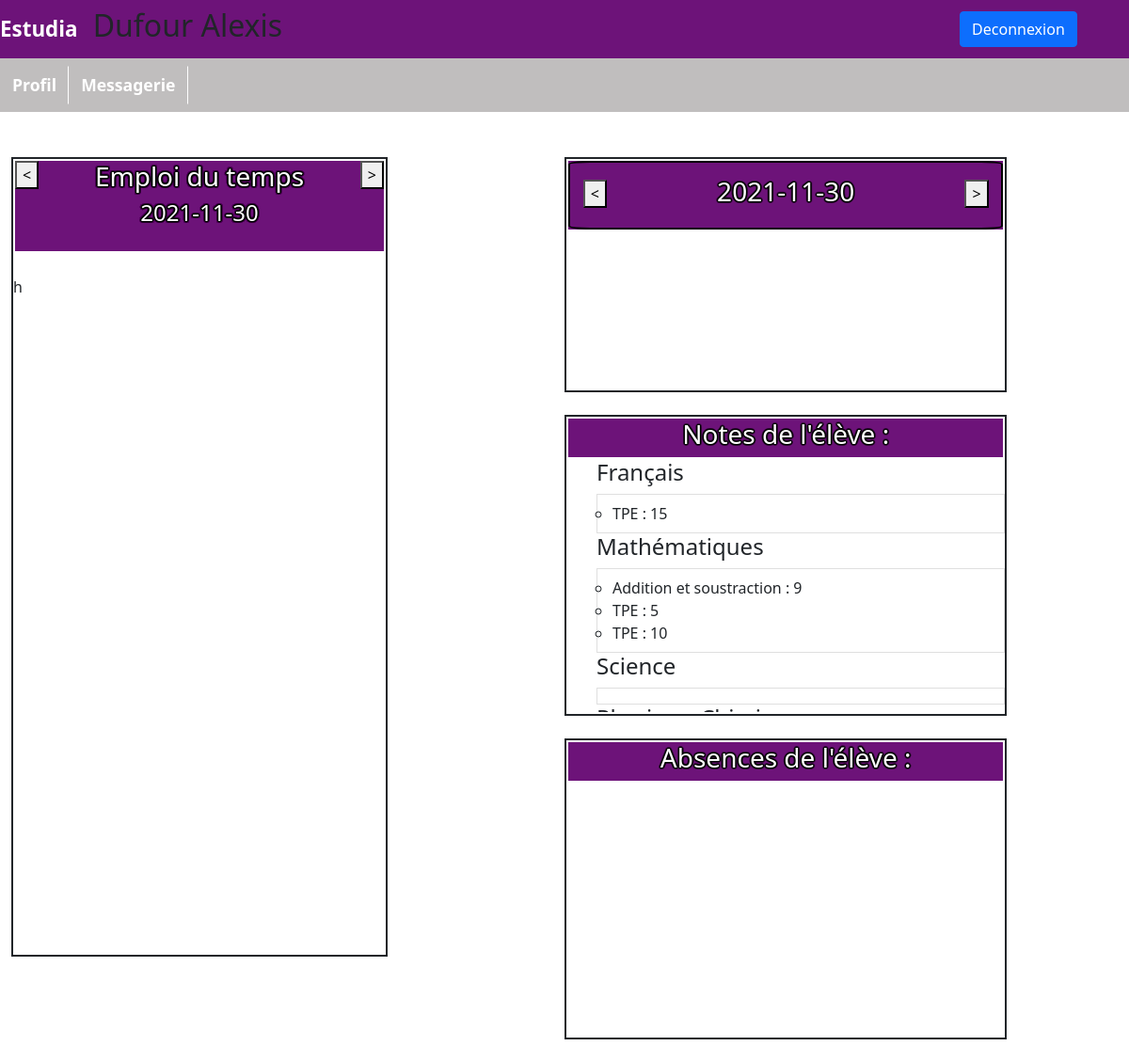
Page /pages/index.php (signed in) on the earlier database version.
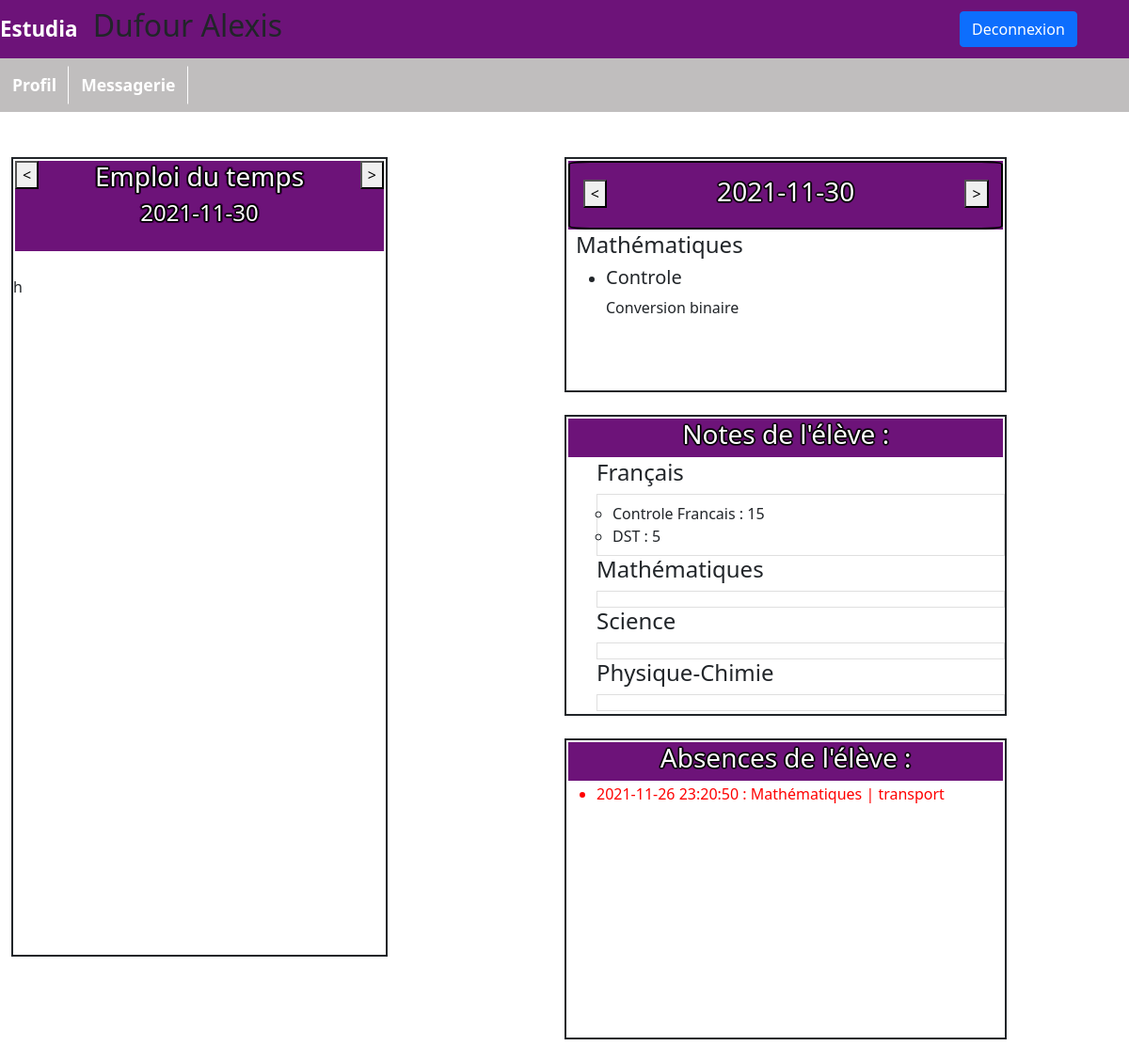
Same page on the later database version.
### tables this page shows
CREATE TABLE IF NOT EXISTS `matieres` (
  `idMatiere` int(11) NOT NULL AUTO_INCREMENT,
  `matiere` varchar(100) NOT NULL,
  PRIMARY KEY (`idMatiere`)
);

CREATE TABLE IF NOT EXISTS `notes` (
  `idNote` int(11) NOT NULL AUTO_INCREMENT,
  `idUtilisateur` int(11) NOT NULL,
  `idProf` int(11) NOT NULL,
  `Note` float NOT NULL,
  `idMatiere` int(11) NOT NULL,
  `idExamen` int(11) NOT NULL,
  `designation` varchar(255) NOT NULL,
  `NoteMax` int(2) NOT NULL DEFAULT '20',
  `Commentaire` text,
  PRIMARY KEY (`idNote`)
);

CREATE TABLE IF NOT EXISTS `devoirs` (
  `idDevoir` int(11) NOT NULL AUTO_INCREMENT,
  `idEtude` int(11) NOT NULL,
  `idProf` int(11) NOT NULL,
  `idMatiere` int(11) NOT NULL,
  `Titre` varchar(100) NOT NULL,
  `Info` text,
  `laDate` date NOT NULL,
  PRIMARY KEY (`idDevoir`)
);

CREATE TABLE IF NOT EXISTS `absence` (
  `idAbsence` int(11) NOT NULL AUTO_INCREMENT,
  `idUtilisateur` int(11) NOT NULL,
  `idEtude` int(11) NOT NULL,
  `idProf` int(11) NOT NULL,
  `idMatiere` int(11) NOT NULL,
  `laDate` datetime NOT NULL,
  `justification` varchar(100) NOT NULL,
  `verifJustification` varchar(3) NOT NULL,
  PRIMARY KEY (`idAbsence`)
);

### modeles/matieres.php (called while the page is built, shortened)
<?php
class Matieres extends Modele
{
    public function listeMatiere()
    {
        $requete = getBdd() -> prepare("SELECT matiere,idMatiere FROM matieres");
        $requete -> execute();
        $matieres = $requete -> fetchAll(PDO::FETCH_ASSOC);
        return $matieres;
    }
}

### modeles/notes.php (called while the page is built, shortened)
<?php
class Notes extends Modele
{
    public function noteEleve($idUtilisateur)
    {
        $requete = getBdd() -> prepare("SELECT Note, idUtilisateur,idProf,idNote,NoteMax, matieres.matiere, designation, commentaire FROM notes INNER JOIN matieres USING(idMatiere) WHERE idUtilisateur = ?");
        $requete -> execute([$idUtilisateur]);
        $notes = $requete -> fetchAll(PDO::FETCH_ASSOC);
        return $notes;
    }
}

### modeles/modeles.php (called while the page is built, shortened)
<?php
class Modele
{
    public function getBdd()
    {
        return new PDO('mysql:host=localhost;dbname=estudia;charset=UTF8', 'root', '',  array(PDO::ATTR_ERRMODE => PDO::ERRMODE_EXCEPTION));
    }
}
require_once "enseignants.php";
require_once "matieres.php";
require_once "notes.php";
require_once "devoirs.php";
require_once "absence.php";
?>

### modeles/devoirs.php (called while the page is built, shortened)
<?php
class Devoir extends Modele
{
    public function listeDevoir($idEtude, $date)
    {
        $requete = $this -> getBdd() -> prepare("SELECT * FROM devoirs INNER JOIN matieres USING (idMatiere) WHERE idEtude = ? AND laDate = ? ORDER BY matiere");
        $requete -> execute([$idEtude, $date]);
        $devoirs = $requete -> fetchAll(PDO::FETCH_ASSOC);
        return $devoirs;
    }
}

### modeles/absence.php (called while the page is built, shortened)
<?php
class Absence extends Modele
{
    public function absenceEleve($idUser)
    {
        $requete = $this -> getBdd() -> prepare("SELECT * FROM absence INNER JOIN matieres USING(idMatiere) WHERE idUtilisateur = ?");
        $requete -> execute([$idUser]);
        $absences = $requete -> fetchAll(PDO::FETCH_ASSOC);
        return $absences;
    }
}

### affichages/affichageEleve.php (the view, shortened to what the changed rows need)
<?php
require_once "entete.php";
function getBdd()
{
    return new PDO('mysql:host=localhost;dbname=estudia;charset=UTF8', 'root', '',  array(PDO::ATTR_ERRMODE => PDO::ERRMODE_EXCEPTION));
}
    ?>
    <?php
function affichageDevoir($idEtude, $date)
{
    $objetDevoir = new Devoir();
    $devoirs = $objetDevoir -> listeDevoir($idEtude,$date);
    $listeDevoir = [];
    $i = 0;
    ?>
    <?php
    foreach($devoirs as $devoir)
    {
        $listeDevoir[$devoir["laDate"]][$devoir["matiere"]][$i]["titre"] = $devoir["Titre"];
        $listeDevoir[$devoir["laDate"]][$devoir["matiere"]][$i]["info"] = $devoir["Info"];
        $i++;
    }
    foreach ($listeDevoir as $x => $Devoirs)
    {
        ?>
        <div style="margin-left:10px;overflow-y: scroll;height:150px">
            <?php
            foreach($Devoirs as $matieres => $Devoir)
            {
                ?>
                <h4 ><?=$matieres;?></h4>
                <ul >
                <?php
                foreach($Devoir as $a)
                {
                    ?>
                        <li>
                            <h5 ><?=$a["titre"];?></h5>
                            <p class="information"><?=$a["info"];?></p>
                        </li>
                    <?php
                }
                ?>
                </ul>
                <?php
            }
            ?>
        </div>
        <?php
    }
}
function affichageNote($idUtilisateur)
{
    $objetMatiere = new Matieres();
    $matieres = $objetMatiere -> listeMatiere();
    $objetNote = new Notes();
    $notes = $objetNote -> noteEleve($_SESSION["idUtilisateur"]);
    $listenote = [];
    $i = 0;
    foreach($notes as $note)
    {
        $listenote[$note["matiere"]][$i]["notes"] = $note["Note"];
        $listenote[$note["matiere"]][$i]["designation"] = $note["designation"];
        $i++;
    }
    ?>
    <div style="overflow-y:scroll; height:85%">
        <ul>
            <?php
            foreach($matieres as $matiere)
            {
                ?>
                <h4><?=$matiere["matiere"];?></h4>
                <ul class="list-group-item">
                    <?php
                    foreach($listenote as $x => $note)
                    {
                        if($x == $matiere["matiere"])
                        {
                            foreach($note as $Note)
                            {
                                ?>
                                <li><?=$Note["designation"]." : ".$Note["notes"];?></li>
                                <?php
                            }
                        }
                    }
                    ?>
                </ul>
                <?php
            }
            ?>
        </ul>
    </div>
    <?php
}
    ?>
        <?php
function affichageAbsence()
{
    $objetAbsence = new Absence();
    $absenses = $objetAbsence -> absenceEleve($_SESSION["idUtilisateur"]);
    ?>
    <div>
        <div id="absence" style="overflow-y: scroll;height:85%">
            <ul>
            <?php
                foreach($absenses as $absence)
                {
                    ?>
                    <li class="list-group_item" id="absenceInjustif"><?=$absence["laDate"]?> : <?=$absence["matiere"];?> | <?=$absence["justification"];?></li>
                    <?php
                }
            ?>
            </ul>
        </div>
    </div>
    <?php
}

Differences in the rows shown:
removed notes: designation "TPE", Note "5", shown under matieres "Mathématiques"
removed notes: designation "TPE", Note "10", shown under matieres "Mathématiques"
added devoirs: Titre "Controle", Info "Conversion binaire"
changed matieres "Français": gains notes (designation "DST", Note "5")
changed notes: designation "TPE" → "Controle Francais"
changed matieres "Mathématiques": loses notes (designation "Addition et soustraction", Note "9")
added absence: laDate "2021-11-26 23:20:50", idMatiere.matiere "Mathématiques", justification "transport"
Other differences:
new list line: "Mathématiques"
